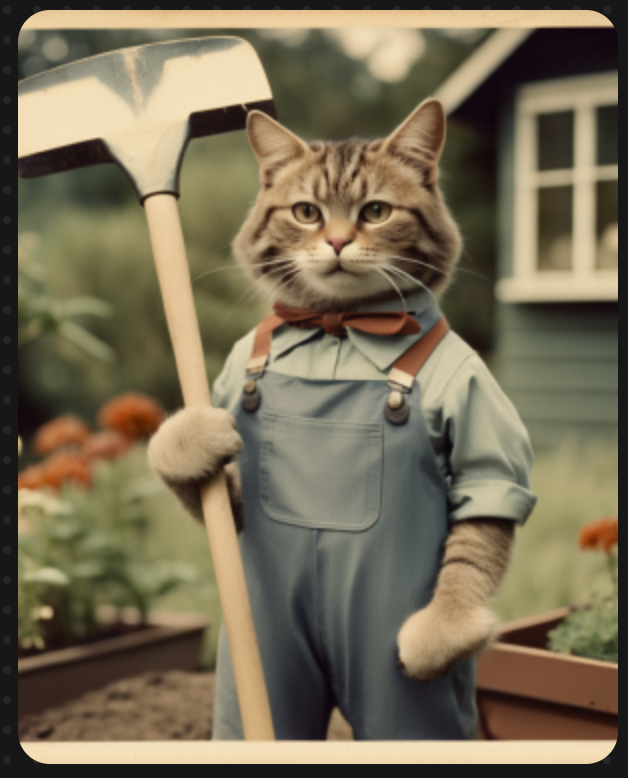
#> input picture ARVR/Algorithmen_Markererkennung/catStableDiff.png, 628 x 778 px
$ jupyter execute SIFT_ORB_AR_Marker.ipynb
#> lines starting #> are read from the running program, lines starting #| are printed output that depends on the picture
[cell 1]
import cv2
import matplotlib.pyplot as plt

[cell 2]
catStableDiff = cv2.imread('catStableDiff.png', cv2.IMREAD_GRAYSCALE)
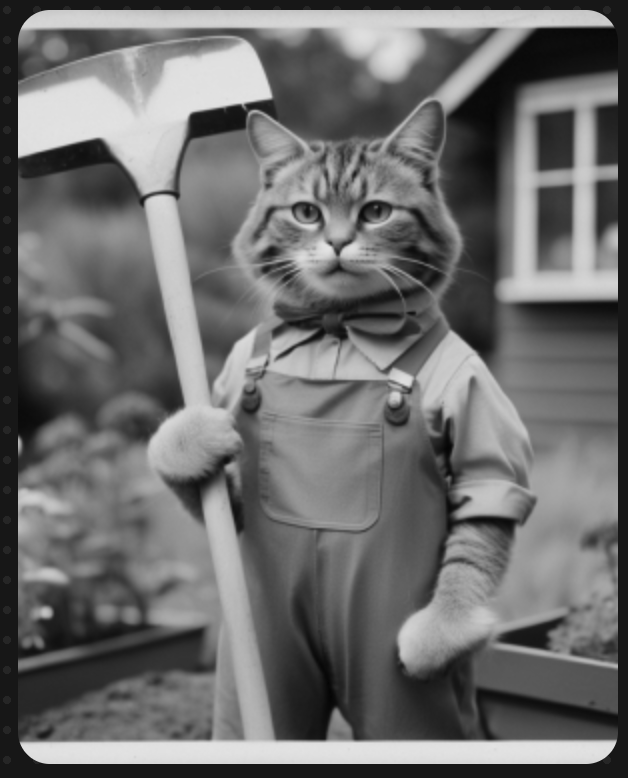
#> catStableDiff: shape (778, 628); min 4, max 227, mean 108.9

[cell 3]
fast = cv2.FastFeatureDetector_create()

kp_fast = fast.detect(catStableDiff, None)
#> kp_fast = 1099 keypoints; strongest (x, y, size): (18, 156, 7), (612, 25, 7), (615, 741, 7), (21, 743, 7)
catStableDiffFAST = cv2.drawKeypoints(catStableDiff, kp_fast, None, color=(255,0,0))
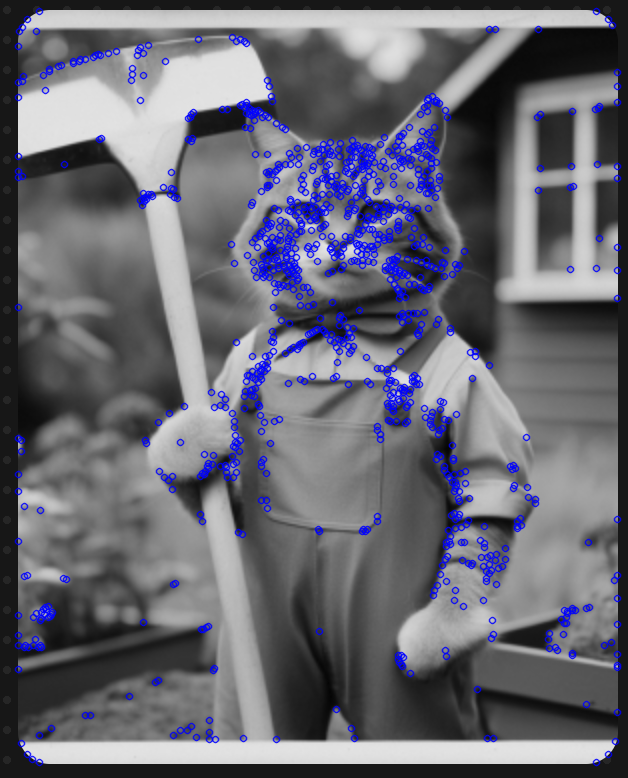
#> catStableDiffFAST: shape (778, 628, 3); mean of channels 0, 1, 2 115.3, 104.2, 104.2; drawn as B, G, R
plt.imshow(catStableDiffFAST, cmap='gray')

[cell 4]
orb = cv2.ORB.create()
kp = orb.detect(catStableDiff, None)
#> kp = 500 keypoints; strongest (x, y, size): (192, 114, 77.1), (190, 115, 111.1), (267, 95, 64.3), (191, 113, 92.6)
kp, des = orb.compute(catStableDiff, kp)
catStableDiffORB = cv2.drawKeypoints(catStableDiff, kp, None, color=(255,0,0), flags=0)
plt.imshow(catStableDiffORB)

[cell 5]
catStableDiffRotate = cv2.rotate(catStableDiff, cv2.ROTATE_180)
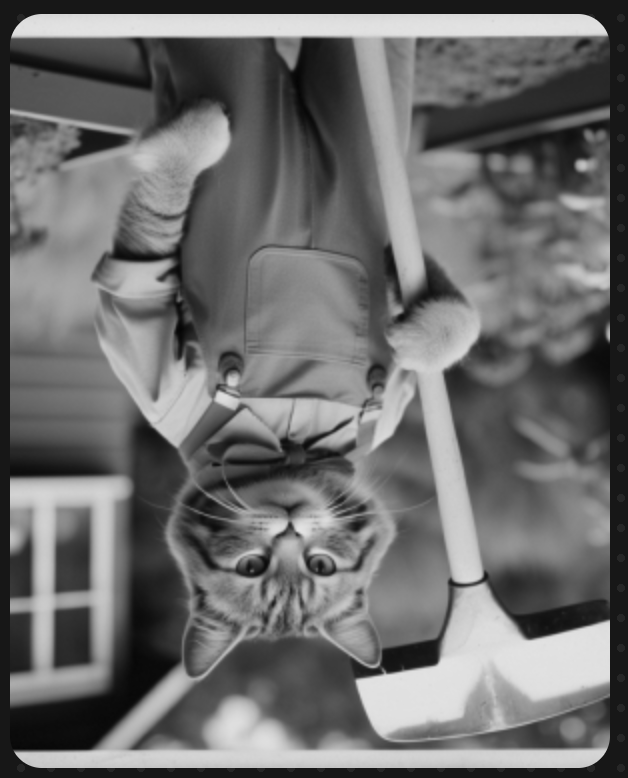
#> catStableDiffRotate: shape (778, 628); min 4, max 227, mean 108.9
orb = cv2.ORB.create()
kp = orb.detect(catStableDiffRotate, None)
#> kp = 500 keypoints; strongest (x, y, size): (433, 662, 77.1), (434, 659, 111.1), (359, 680, 64.3), (433, 663, 92.6)
kp, des = orb.compute(catStableDiffRotate, kp)
catStableDiffRotateORB = cv2.drawKeypoints(catStableDiffRotate, kp, None, color=(255,0,0), flags=0)
plt.imshow(catStableDiffRotateORB)

[cell 6]
fast = cv2.FastFeatureDetector_create()

kp = fast.detect(catStableDiffRotate, None)
#> kp = 1099 keypoints; strongest (x, y, size): (609, 621, 7), (15, 752, 7), (12, 36, 7), (606, 34, 7)
catStableDiffRotateFAST = cv2.drawKeypoints(catStableDiffRotate, kp, None, color=(255,0,0))
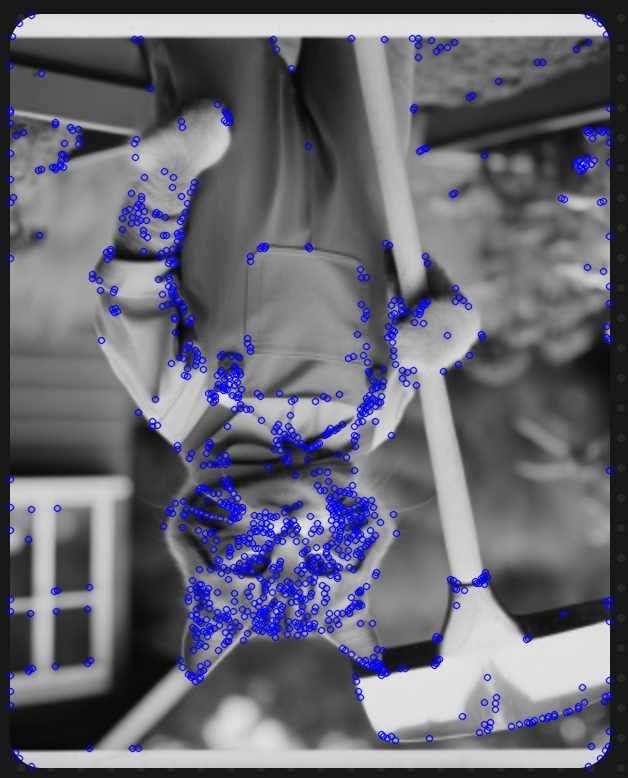
#> catStableDiffRotateFAST: shape (778, 628, 3); mean of channels 0, 1, 2 115.3, 104.2, 104.2; drawn as B, G, R
plt.imshow(catStableDiffRotateFAST, cmap='gray')

[cell 7]
bf = cv2.BFMatcher(cv2.NORM_HAMMING, crossCheck=True)

kp1, des1 = orb.detectAndCompute(catStableDiff, None)
#> kp1 = 500 keypoints; strongest (x, y, size): (192, 114, 77.1), (190, 115, 111.1), (267, 95, 64.3), (191, 113, 92.6)
WebCam = cv2.VideoCapture(0)
if not WebCam.isOpened():
    raise IOError("Error")

while True:
    ret, frame = WebCam.read()
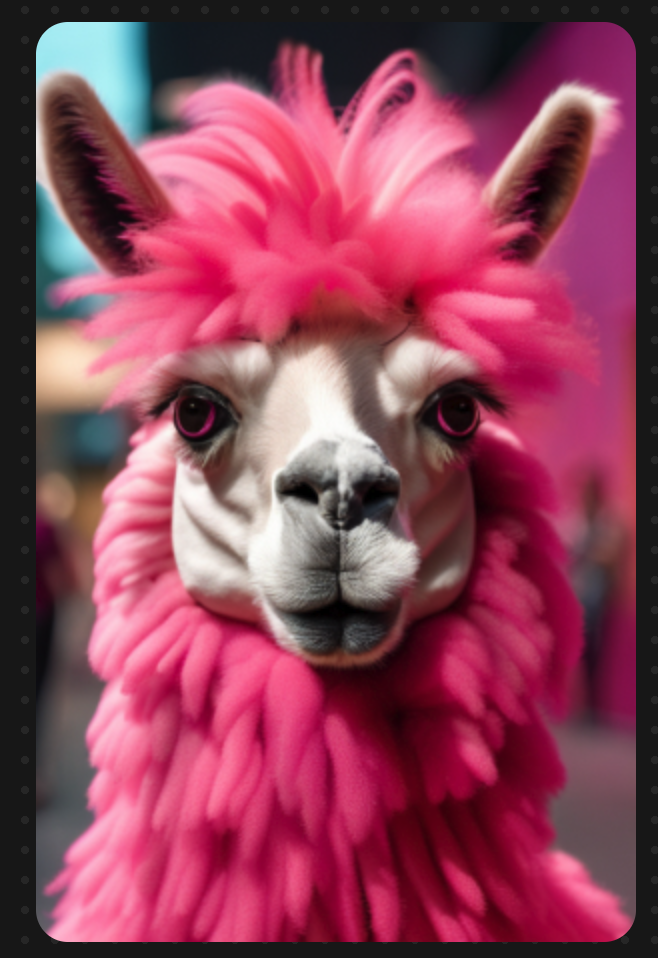
#> input picture ARVR/Algorithmen_Markererkennung/LamaStableDiff.png, 658 x 958 px, given in place of the camera
#> frame is the input picture: shape (958, 658, 3); mean B, G, R 89.8, 67.2, 141.9
    frame = cv2.resize(frame, None, fx=0.8, fy = 0.8, interpolation=cv2.INTER_AREA)
#> frame: shape (766, 526, 3)

    kp2, des2 = orb.detectAndCompute(frame, None)
#> kp2 = 500 keypoints; strongest (x, y, size): (226, 391, 111.1), (133, 340, 111.1), (224, 393, 77.1), (224, 394, 92.6)
    matches = bf.match(des1,des2)
#> matches = 98 matches

    if kp1.__len__()/len(matches) < 4:
        print("Katze")

    cv2.imshow('Input', frame)
    c = cv2.waitKey(1)
#> (key Esc is pressed here)
    if c == 27:
        break

WebCam.release()
cv2.destroyAllWindows()
